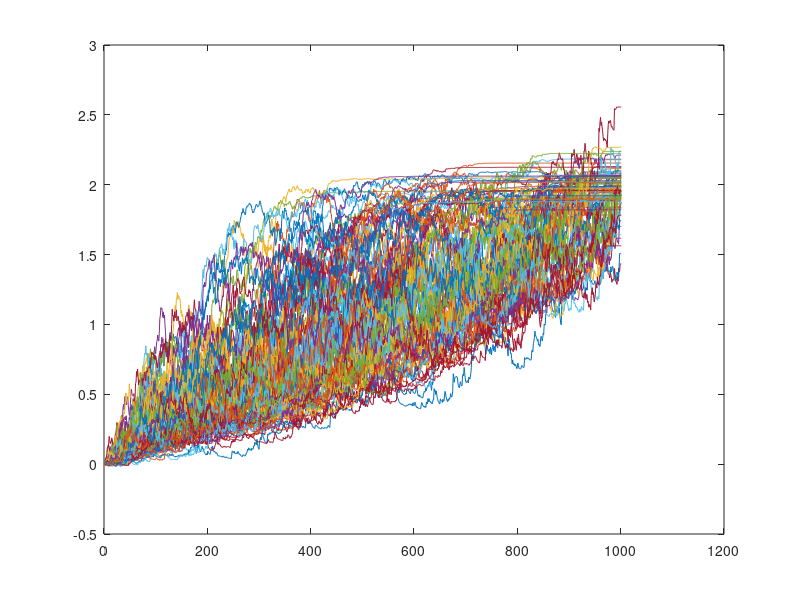

Source code (MATLAB): (Note: a time limit stopped this script after it produced the figure.)
% The following program delta hedges for a given long european call option

clear all
clc

%% Input
iT = 0.25; % Time to maturity in years
iSteps = 1000; % Number of steps (except initial step t = 0)
dt = iT./iSteps; % Time interval length
iHedgeFreq = dt; % Time interval for hedging ('dt' is quasi-continuous)
iNumSimu = 100; % Number of simulations
ir = 0.005; % Risk free rate
iS0 = 100; % Initial price of the stock
iK = 100; % Option strike
iMu = 0.05; % Expected return of the stock
iSigmaImp = 0.2; % Implied volatility of the stock
iSigmaAct = 0.3; % Actual volatility of the stock
iCost = 0; % Transaction costs

%% Define paths of underlying

Time = [0:dt:iT]'; % Time vector
StockPaths = zeros(iSteps + 1, iNumSimu);
StockPaths(1,:) = iS0;
Sigma = iSigmaAct; 

for i = 1 : iNumSimu
    for j = 2 : iSteps+1
        dS = iMu*StockPaths(j-1,i)*dt + Sigma*StockPaths(j-1,i)*sqrt(dt)*randn();
        StockPaths(j,i) = StockPaths(j-1,i) + dS;
    end
end

%% Calculation of option price and delta for each time step (observed)

OptPriceAct = zeros(iSteps + 1, iNumSimu);
OptDeltaAct = zeros(iSteps + 1, iNumSimu);

for i = 1 : iNumSimu
    for j = 1 : iSteps + 1
        d1 = (log(StockPaths(j,i)./iK) + (ir + 0.5 .* (iSigmaAct^2)) .* (iT - Time(j))) ./ (iSigmaAct * sqrt(iT - Time(j)));
        d2 = (log(StockPaths(j,i)./iK) + (ir - 0.5 .* (iSigmaAct^2)) .* (iT - Time(j))) ./ (iSigmaAct * sqrt(iT - Time(j)));
        
        OptDeltaAct(j,i) = normcdf(d1);
        OptPriceAct(j,i) = StockPaths(j,i) .* OptDeltaAct(j,i) - iK .* exp(-ir .* (iT - Time(j))) .* normcdf(d2);
    end
end

%% Calculation of option price and delta for each time step (impled)

OptPriceImp = zeros(iSteps + 1, iNumSimu);
OptDeltaImp= zeros(iSteps + 1, iNumSimu);

for i = 1 : iNumSimu
    for j = 1 : iSteps
        d1 = (log(StockPaths(j,i)./iK) + (ir + 0.5 .* (iSigmaImp^2)) .* (iT - Time(j))) ./ (iSigmaImp * sqrt(iT - Time(j)));
        d2 = (log(StockPaths(j,i)./iK) + (ir - 0.5 .* (iSigmaImp^2)) .* (iT - Time(j))) ./ (iSigmaImp * sqrt(iT - Time(j)));
        
        OptDeltaImp(j,i) = normcdf(d1);
        OptPriceImp(j,i) = StockPaths(j,i) .* OptDeltaImp(j,i) - iK .* exp(-ir .* (iT - Time(j))) .* normcdf(d2);
    end
end

%% Observed Volatility Hedging

oPortfolioAct = zeros(iSteps + 1, iNumSimu);
oCashAct = zeros(iSteps + 1, iNumSimu);
oPosiAct = zeros(iSteps + 1, iNumSimu); % total position
oPnLAct = zeros(iSteps + 1, iNumSimu);
oPortfolioAct(1,:) = OptPriceImp(1,:) - OptDeltaAct(1,:) .* StockPaths(1,:); % Long the cheap option and short the hedge (short the expensive "option")
oCashAct(1,:) = -oPortfolioAct(1,:); % Initial cash is the different between the cost of the option and the cash obtaind afeter short selling the stock
oPosiAct(1,:) = oPortfolioAct(1,:) + oCashAct(1,:); % Initial position
oPnLAct(1,:) = oPosiAct(1,:) - abs(OptDeltaAct(1,:)) .* iCost; % Initial profit/loss is zero + transaction costs
oNumHedges = 0;

for i = 1 : iNumSimu
    Delta = OptDeltaAct(1,i); % Initial delta remains constant until the first re-hedge takes place
    
    for j = 2 : iSteps+1
        if rem(Time(j), iHedgeFreq) == 0 
            oPortfolioAct(j,i) =  OptPriceImp(j,i) - OptDeltaAct(j,i) .* StockPaths(j,i);
            oCashAct(j,i) = oCashAct(j-1,i).*(1 + ir.*dt) + (OptDeltaAct(j,i) - Delta) .* StockPaths(j,i); % Subsequent cash positions are the sum of the preceeding cash postion + interest income(+/-) - cash needed/obtained to adjust the delta hedge
            oPosiAct(j,i) = oPortfolioAct(j,i) + oCashAct(j,i);
            oPnLAct(j,i) = oPnLAct(j-1,i) + oPosiAct(j,i) - oPosiAct(j-1,i) - abs(OptDeltaAct(j,i) - Delta) .* iCost;
            
            Delta = OptDeltaAct(j,i);
            oNumHedges = oNumHedges + 1;
        else
            oPortfolioAct(j,i) = OptPriceImp(j,i) - Delta.*StockPaths(j,i);
            oCashAct(j,i) = oCashAct(j-1,i).*(1 + ir.*dt);
            oPosiAct(j,i) = oPortfolioAct(j,i) + oCashAct(j,i);
            oPnLAct(j,i) = oPnLAct(j-1,i) + oPosiAct(j,i) - oPosiAct(j-1,i);
        end
    end
end

oPnLAct(iSteps + 1, :) = oPnLAct(iSteps + 1, :) + max(StockPaths(iSteps + 1,:) - iK, 0); % At expiration, if the option is OTM it is executed

oRealOptionAct = OptPriceImp;
oArtOptionAct = -1.*(oPortfolioAct - oRealOptionAct + oCashAct);

% Display observed profit and loss
plot(oPnLAct)

%% Implied Volatility Hedging

%oPortfolioImp = zeros(iSteps + 1, iNumSimu);
%oCashImp = zeros(iSteps + 1, iNumSimu);
%oPosiImp = zeros(iSteps + 1, iNumSimu); % total position
%oPnLImp = zeros(iSteps + 1, iNumSimu);
%oPortfolioImp(1,:) = OptPriceImp(1,:) - OptDeltaImp(1,:) .* StockPaths(1,:); % Long the cheap option and short the hedge (short the expensive "option")
%oCashImp(1,:) = -oPortfolioImp(1,:); % Initial cash is the different between the cost of the option and the cash obtaind afeter short selling the stock
%oPosiImp(1,:) = oPortfolioImp(1,:) + oCashImp(1,:); % Initial position
%oPnLImp(1,:) = oPosiImp(1,:) - abs(OptDeltaImp(1,:)) .* iCost; % Initial profit&loss is zero + transaction costs
%oNumHedges = 0;

%for i = 1 : iNumSimu
%    Delta = OptDeltaImp(1,i); % Initial delta remains constant until the first re-hedge takes place
%    for j = 2 : iSteps+1
%        if rem(Time(j), iHedgeFreq) == 0
%            oPortfolioImp(j,i) =  OptPriceImp(j,i) - OptDeltaImp(j,i) .* StockPaths(j,i);
%            oCashImp(j,i) = oCashImp(j-1,i).*(1 + ir.*dt) + (OptDeltaImp(j,i) - Delta) .* StockPaths(j,i); % Subsequent cash positions are the sum of the preceeding cash postion + interest income(+/-) - cash needed/obtained to adjust the delta hedge
%            oPnLImp(j,i) = oPnLImp(j-1,i) + oPosiImp(j,i) - oPosiImp(j-1,i) - abs(OptDeltaImp(j,i) - Delta) .* iCost;
            
%            Delta = OptDeltaImp(j,i);
%            oNumHedges = oNumHedges + 1;
%        else
%            oPortfolioImp(j,i) = OptPriceImp(j,i) - Delta.*StockPaths(j,i);
%            oCashImp(j,i) = oCashImp(j-1,i).*(1 + ir.*dt);
%            oPnLImp(j,i) = oPnLImp(j-1,i) + oPosiImp(j,i) - oPosiImp(j-1,i);
%        end
%    end    
%end

%oPnLImp(iSteps + 1, :) = oPnLImp(iSteps + 1, :) + max(StockPaths(iSteps + 1,:) - iK, 0); % At expiration, if the option is OTM it is executed

%oRealOptionImp = OptPriceImp;
%oArtOptionImp = -1.*(oPortfolioImp - oRealOptionImp + oCashImp);

%plot(oPnLImp)
